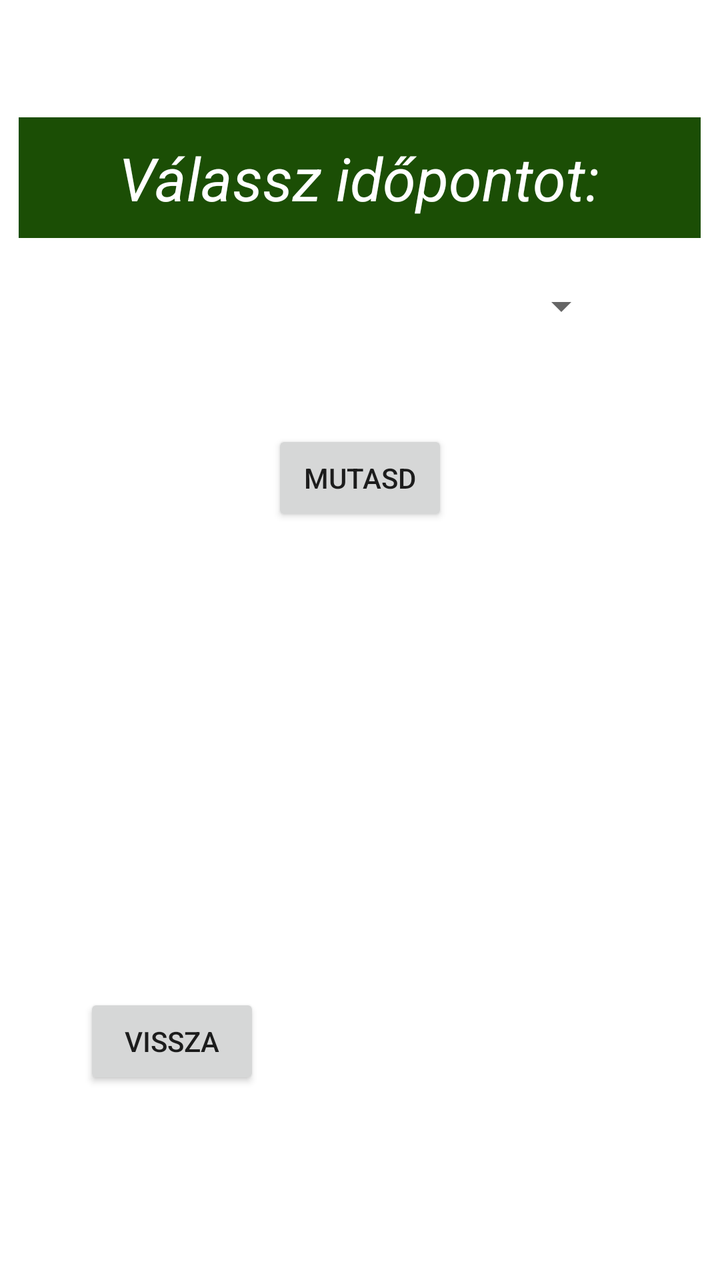
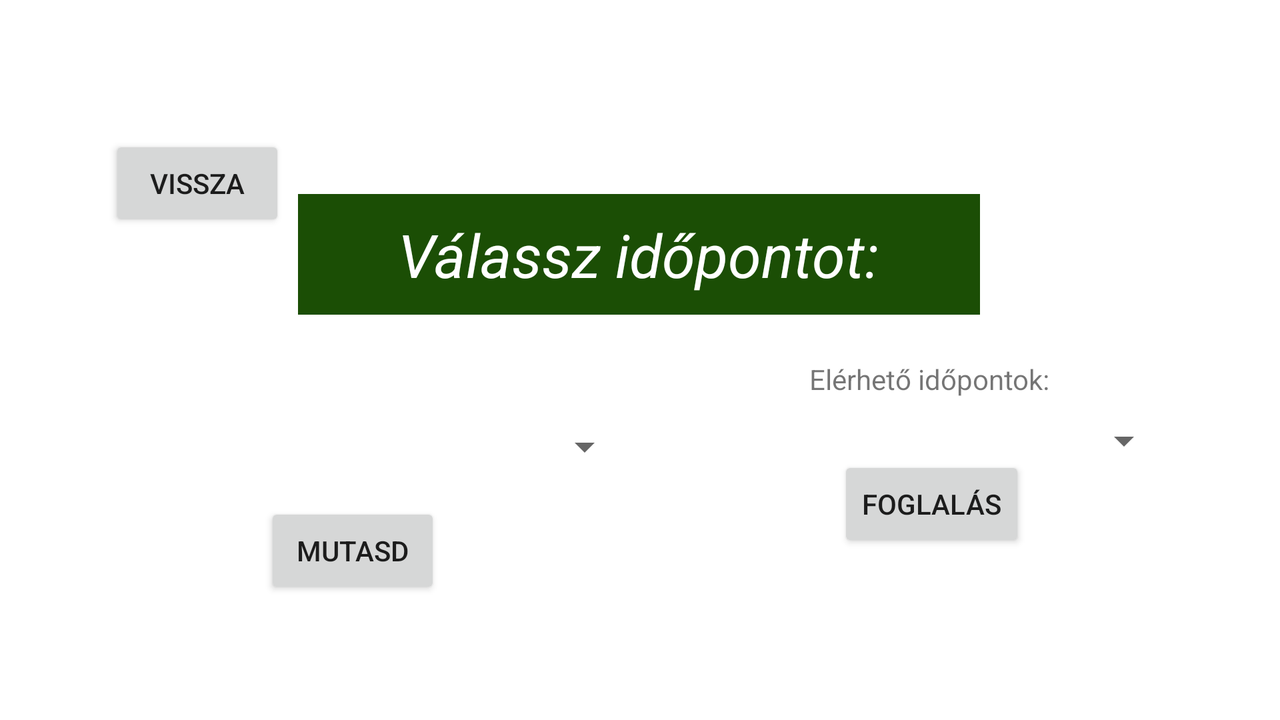

The same Android screen from two of the app's own layout files: first res/layout/ as a phone draws it, then the author's variant for another configuration, drawn on a device whose configuration selects that folder. Both files follow.
<!-- AndroidManifest.xml: application theme Theme.Vegas -->
<!-- res/layout/activity_dates.xml -->
<?xml version="1.0" encoding="utf-8"?>
<androidx.constraintlayout.widget.ConstraintLayout xmlns:android="http://schemas.android.com/apk/res/android"
    xmlns:app="http://schemas.android.com/apk/res-auto"
    xmlns:tools="http://schemas.android.com/tools"
    android:layout_width="match_parent"
    android:layout_height="match_parent"
    tools:context=".dates">


    <TextView
        android:id="@+id/textView"
        android:layout_width="wrap_content"
        android:layout_height="wrap_content"
        android:background="@color/purple_500"
        android:paddingLeft="50dp"
        android:paddingTop="10dp"
        android:paddingRight="50dp"
        android:paddingBottom="10dp"
        android:text="@string/v_lassz_id_pontot"
        android:textColor="@color/white"
        android:textSize="30sp"
        android:textStyle="italic"
        app:layout_constraintBottom_toBottomOf="parent"
        app:layout_constraintHorizontal_bias="0.492"
        app:layout_constraintLeft_toLeftOf="parent"
        app:layout_constraintRight_toRightOf="parent"
        app:layout_constraintTop_toTopOf="parent"
        app:layout_constraintVertical_bias="0.101" />

    <Button
        android:id="@+id/datePickerButton"
        style="?android:spinnerStyle"
        android:layout_width="250dp"
        android:layout_height="wrap_content"
        android:layout_marginTop="10dp"
        android:onClick="openDatePicker"
        android:textColor="@color/black"
        android:textSize="30sp"
        app:layout_constraintBottom_toBottomOf="parent"
        app:layout_constraintHorizontal_bias="0.496"
        app:layout_constraintLeft_toLeftOf="parent"
        app:layout_constraintRight_toRightOf="parent"
        app:layout_constraintTop_toBottomOf="@+id/textView"
        app:layout_constraintVertical_bias="0.0"
        tools:ignore="SpeakableTextPresentCheck" />


    <TextView
        android:id="@+id/textView6"
        android:layout_width="wrap_content"
        android:layout_height="wrap_content"
        android:text="@string/el_rhet_id_pontok"
        android:visibility="gone"
        app:layout_constraintBottom_toBottomOf="parent"
        app:layout_constraintEnd_toEndOf="parent"
        app:layout_constraintHorizontal_bias="0.498"
        app:layout_constraintStart_toStartOf="parent"
        app:layout_constraintTop_toBottomOf="@+id/datePickerButton"
        app:layout_constraintVertical_bias="0.268" />

    <Button
        android:id="@+id/reserve"
        android:layout_width="wrap_content"
        android:layout_height="wrap_content"
        android:layout_marginBottom="184dp"
        android:text="@string/foglal_s"
        android:visibility="gone"
        android:onClick="reserve"
        app:layout_constraintBottom_toBottomOf="parent"
        app:layout_constraintEnd_toEndOf="parent"
        app:layout_constraintHorizontal_bias="0.498"
        app:layout_constraintStart_toStartOf="parent" />

    <Button
        android:id="@+id/show"
        android:layout_width="wrap_content"
        android:layout_height="wrap_content"
        android:text="@string/mutasd"
        app:layout_constraintBottom_toTopOf="@+id/textView6"
        app:layout_constraintEnd_toEndOf="parent"
        app:layout_constraintStart_toStartOf="parent"
        app:layout_constraintTop_toBottomOf="@+id/datePickerButton"
        android:onClick="show"
        />

    <Spinner
        android:id="@+id/spinner"
        android:layout_width="250dp"
        android:layout_height="48dp"
        android:textAlignment="center"
        android:visibility="gone"
        app:layout_constraintBottom_toTopOf="@+id/reserve"
        app:layout_constraintEnd_toEndOf="parent"
        app:layout_constraintHorizontal_bias="0.496"
        app:layout_constraintStart_toStartOf="parent"
        app:layout_constraintTop_toBottomOf="@+id/textView6"
        app:layout_constraintVertical_bias="0.422" />

    <TextView
        android:id="@+id/type"
        android:layout_width="wrap_content"
        android:layout_height="wrap_content"
        android:textSize="16sp"
        android:textStyle="italic"
        app:layout_constraintBottom_toTopOf="@+id/textView"
        app:layout_constraintEnd_toEndOf="parent"
        app:layout_constraintHorizontal_bias="0.498"
        app:layout_constraintStart_toStartOf="parent"
        app:layout_constraintTop_toTopOf="parent"
        app:layout_constraintVertical_bias="0.591"
        />

    <Button
        android:id="@+id/vissza"
        android:layout_width="wrap_content"
        android:layout_height="wrap_content"
        android:text="@string/vissza"
        android:onClick="back"
        app:layout_constraintBottom_toBottomOf="parent"
        app:layout_constraintEnd_toEndOf="parent"
        app:layout_constraintHorizontal_bias="0.154"
        app:layout_constraintStart_toStartOf="parent"
        app:layout_constraintTop_toBottomOf="@+id/textView6"
        app:layout_constraintVertical_bias="0.672" />

</androidx.constraintlayout.widget.ConstraintLayout>
<!-- resources referenced by this layout -->
<resources>
  <color name="black">#FF000000</color>
  <color name="purple_500">#1B4E05</color>
  <color name="white">#FFFFFFFF</color>
  <string name="el_rhet_id_pontok">Elérhető időpontok:</string>
  <string name="foglal_s">Foglalás</string>
  <string name="mutasd">Mutasd</string>
  <string name="v_lassz_id_pontot">Válassz időpontot:</string>
  <string name="vissza">Vissza</string>
  <style name="Theme.Vegas" parent="Theme.MaterialComponents.DayNight.DarkActionBar">
          
          <item name="colorPrimary">@color/purple_500</item>
          <item name="colorPrimaryVariant">@color/purple_700</item>
          <item name="colorOnPrimary">@color/white</item>
          
          <item name="colorSecondary">@color/teal_200</item>
          <item name="colorSecondaryVariant">@color/teal_700</item>
          <item name="colorOnSecondary">@color/black</item>
          
          <item name="android:statusBarColor" tools:targetApi="l">?attr/colorPrimaryVariant</item>
          
      </style>
  <color name="purple_700">#FF3700B3</color>
  <color name="teal_200">#FF03DAC5</color>
  <color name="teal_700">#FF018786</color>
</resources>
<!-- res/layout-land/activity_dates.xml (the author's variant of the layout above) -->
<!-- drawn on the phone turned sideways -->
<?xml version="1.0" encoding="utf-8"?>
<androidx.constraintlayout.widget.ConstraintLayout xmlns:android="http://schemas.android.com/apk/res/android"
    xmlns:app="http://schemas.android.com/apk/res-auto"
    xmlns:tools="http://schemas.android.com/tools"
    android:layout_width="match_parent"
    android:layout_height="match_parent"
    tools:context=".dates">


    <TextView
        android:id="@+id/textView"
        android:layout_width="wrap_content"
        android:layout_height="wrap_content"
        android:background="@color/purple_500"
        android:paddingLeft="50dp"
        android:paddingTop="10dp"
        android:paddingRight="50dp"
        android:paddingBottom="10dp"
        android:text="@string/v_lassz_id_pontot"
        android:textColor="@color/white"
        android:textSize="30sp"
        android:textStyle="italic"
        app:layout_constraintBottom_toBottomOf="parent"
        app:layout_constraintHorizontal_bias="0.498"
        app:layout_constraintLeft_toLeftOf="parent"
        app:layout_constraintRight_toRightOf="parent"
        app:layout_constraintTop_toTopOf="parent"
        app:layout_constraintVertical_bias="0.324" />

    <Button
        android:id="@+id/datePickerButton"
        style="?android:spinnerStyle"
        android:layout_width="250dp"
        android:layout_height="wrap_content"
        android:layout_marginTop="10dp"
        android:onClick="openDatePicker"
        android:textColor="@color/black"
        android:textSize="30sp"
        app:layout_constraintBottom_toBottomOf="parent"
        app:layout_constraintHorizontal_bias="0.17"
        app:layout_constraintLeft_toLeftOf="parent"
        app:layout_constraintRight_toRightOf="parent"
        app:layout_constraintTop_toBottomOf="@+id/textView"
        app:layout_constraintVertical_bias="0.221"
        tools:ignore="SpeakableTextPresentCheck" />

    <TextView
        android:id="@+id/textView6"
        android:layout_width="wrap_content"
        android:layout_height="wrap_content"
        android:text="@string/el_rhet_id_pontok"
        android:visibility="visible"
        app:layout_constraintBottom_toBottomOf="parent"
        app:layout_constraintEnd_toEndOf="parent"
        app:layout_constraintHorizontal_bias="0.779"
        app:layout_constraintStart_toStartOf="parent"
        app:layout_constraintTop_toBottomOf="@+id/textView"
        app:layout_constraintVertical_bias="0.123" />

    <Button
        android:id="@+id/reserve"
        android:layout_width="wrap_content"
        android:layout_height="wrap_content"
        android:layout_marginBottom="84dp"
        android:onClick="reserve"
        android:text="@string/foglal_s"
        android:visibility="visible"
        app:layout_constraintBottom_toBottomOf="parent"
        app:layout_constraintEnd_toEndOf="parent"
        app:layout_constraintHorizontal_bias="0.767"
        app:layout_constraintStart_toStartOf="parent" />

    <Button
        android:id="@+id/show"
        android:layout_width="wrap_content"
        android:layout_height="wrap_content"
        android:layout_marginTop="4dp"
        android:onClick="show"
        android:text="@string/mutasd"
        app:layout_constraintEnd_toEndOf="parent"
        app:layout_constraintHorizontal_bias="0.24"
        app:layout_constraintStart_toStartOf="parent"
        app:layout_constraintTop_toBottomOf="@+id/datePickerButton" />

    <Spinner
        android:id="@+id/spinner"
        android:layout_width="271dp"
        android:layout_height="56dp"
        android:contentDescription="@string/_19_00"
        android:textAlignment="center"
        android:visibility="visible"
        app:layout_constraintBottom_toTopOf="@+id/reserve"
        app:layout_constraintEnd_toEndOf="parent"
        app:layout_constraintHorizontal_bias="0.854"
        app:layout_constraintStart_toStartOf="parent"
        app:layout_constraintTop_toBottomOf="@+id/textView6"
        app:layout_constraintVertical_bias="0.25" />

    <TextView
        android:id="@+id/type"
        android:layout_width="wrap_content"
        android:layout_height="wrap_content"
        android:textSize="16sp"
        android:textStyle="italic"
        app:layout_constraintBottom_toTopOf="@+id/textView"
        app:layout_constraintEnd_toEndOf="parent"
        app:layout_constraintHorizontal_bias="0.499"
        app:layout_constraintStart_toStartOf="parent"
        app:layout_constraintTop_toTopOf="parent"
        app:layout_constraintVertical_bias="0.858" />

    <Button
        android:id="@+id/vissza"
        android:layout_width="wrap_content"
        android:layout_height="wrap_content"
        android:onClick="back"
        android:text="@string/vissza"
        app:layout_constraintBottom_toBottomOf="parent"
        app:layout_constraintEnd_toEndOf="parent"
        app:layout_constraintHorizontal_bias="0.099"
        app:layout_constraintStart_toStartOf="parent"
        app:layout_constraintTop_toTopOf="parent"
        app:layout_constraintVertical_bias="0.217" />

</androidx.constraintlayout.widget.ConstraintLayout>
<!-- resources referenced by the variant -->
<!-- as the phone turned sideways resolves them -->
<resources>
  <color name="black">#FF000000</color>
  <color name="purple_500">#1B4E05</color>
  <color name="white">#FFFFFFFF</color>
  <string name="_19_00">19:00</string>
  <string name="el_rhet_id_pontok">Elérhető időpontok:</string>
  <string name="foglal_s">Foglalás</string>
  <string name="mutasd">Mutasd</string>
  <string name="v_lassz_id_pontot">Válassz időpontot:</string>
  <string name="vissza">Vissza</string>
  <style name="Theme.Vegas" parent="Theme.MaterialComponents.DayNight.DarkActionBar">
          
          <item name="colorPrimary">@color/purple_500</item>
          <item name="colorPrimaryVariant">@color/purple_700</item>
          <item name="colorOnPrimary">@color/white</item>
          
          <item name="colorSecondary">@color/teal_200</item>
          <item name="colorSecondaryVariant">@color/teal_700</item>
          <item name="colorOnSecondary">@color/black</item>
          
          <item name="android:statusBarColor" tools:targetApi="l">?attr/colorPrimaryVariant</item>
          
      </style>
  <color name="purple_700">#FF3700B3</color>
  <color name="teal_200">#FF03DAC5</color>
  <color name="teal_700">#FF018786</color>
</resources>
